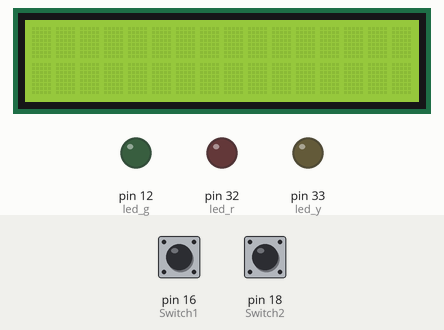
Simulated run of this program. Board: Raspberry Pi (header pin numbers). On the bench: 16×2 character LCD, output pins drawn as LEDs (lit = HIGH). The inputs (shaded band) are chosen by the test bench; at power-on: pin 16 (Switch1) LOW, pin 18 (Switch2) LOW. Library files of the repository ran but are not shown: I2C_driver.py.

Above: at 1.4 s.
1.5 s: pin 16 (Switch1) pulled HIGH for 0.15 s
At 1.9 s:
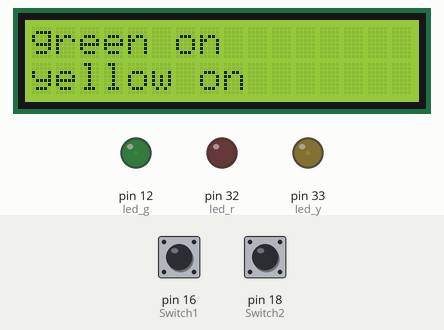
2.2 s: pin 18 (Switch2) pulled HIGH for 3.2 s
At 5.6 s:
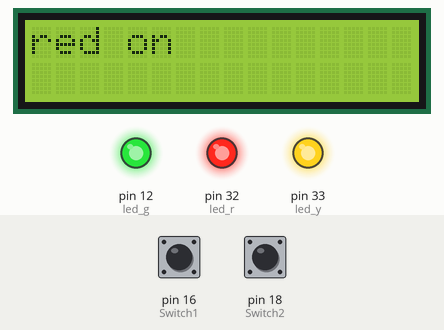
6.9 s: pin 18 (Switch2) pulled HIGH for 0.15 s
At 8.2 s:
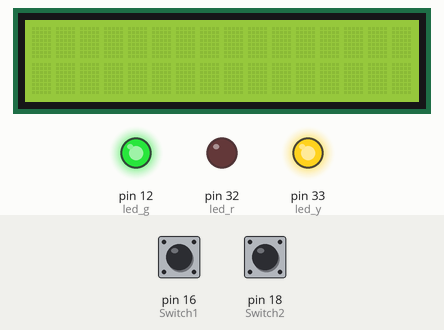
8.5 s: pin 16 (Switch1) pulled HIGH for 1 s
At 10.0 s:
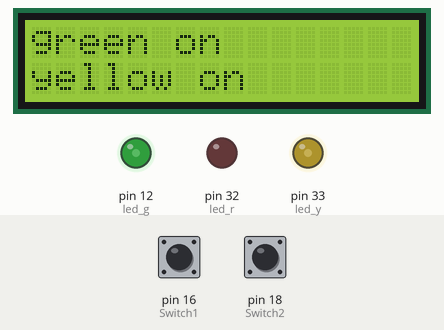
10.1 s: pin 16 (Switch1) pulled HIGH for 3.2 s
Timing chart, 0 to 16.3 s (numbered marks = the images above; inputs shaded):
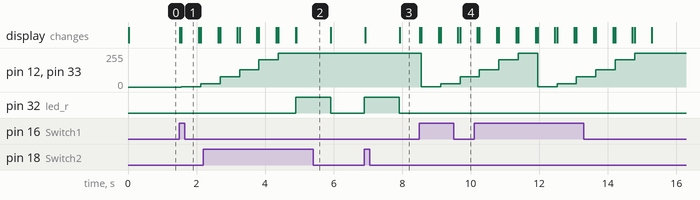

Measured:
- after the input at 1.5 s, pin 12 (led_g), pin 33 (led_y): 0/255 → 3/255 after 0.06 s, → 26/255 0.57 s later; the display: first changes at once (image 1 shows a later state)
- after the input at 2.2 s, pin 32 (led_r): LOW → HIGH after 2.7 s, → LOW 1.0 s later; the display: first differs from a run without the input after 2.7 s (image 2)
- after the input at 6.9 s, pin 32 (led_r): LOW → HIGH at once, → LOW 1.0 s later; the display: first changes at once (image 3 shows a later state)
- after the input at 8.5 s, pin 12 (led_g), pin 33 (led_y): 255/255 → 3/255 after 0.06 s, → 26/255 0.57 s later, → 77/255 0.57 s later; the display: first changes at once (image 4 shows a later state)

The program:

lcd_pra3.py
```python
import RPi.GPIO as GPIO
import I2C_driver as LCD
from time import*

led_g=12
led_r=32
led_y=33
Switch1=16
Switch2=18

GPIO.setwarnings(False)
GPIO.setmode(GPIO.BOARD)

def main():
  GPIO.setup([Switch1, Switch2], GPIO.IN, pull_up_down=GPIO.PUD_DOWN)
  GPIO.setup([led_g, led_r,led_y], GPIO.OUT, initial=GPIO.LOW)

  Duty_ratio=[1,10,30,50,80,100]

  mylcd=LCD.lcd()

  PWM_led_g=GPIO.PWM(led_g,500)
  PWM_led_g.start(0)
  PWM_led_y=GPIO.PWM(led_y,500)
  PWM_led_y.start(0)

  while 1:
      if GPIO.input(Switch1)==GPIO.HIGH:
        for val in Duty_ratio:
          mylcd.lcd_display_string("green on",1)
          mylcd.lcd_display_string("yellow on",2)
          PWM_led_g.ChangeDutyCycle(val)
          PWM_led_y.ChangeDutyCycle(val)
          sleep(0.5)
          mylcd.lcd_clear()


          #mylcd.lcd_display_string("yellow on",2)
          #PWM_led_y.ChangeDutyCycle(val)
          #sleep(0.5)
          #PWM_led_y.stop()
          #mylcd.lcd_clear()


      elif GPIO.input(Switch2)==GPIO.HIGH:
        GPIO.output(led_r, GPIO.HIGH)
        mylcd.lcd_display_string("red on",1)
        sleep(1)
        GPIO.output(led_r, GPIO.LOW)
        mylcd.lcd_clear()

if __name__=="__main__":
    main()
```
